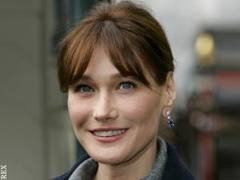
#> input picture images/orig_carla.jpeg, 240 x 180 px; its folder holds 4 pictures in this run
$ python test.py   (Python 2 division)   (older library calls are emulated)
#> lines starting #> are read from the running program, lines starting #| are printed output that depends on the picture
import Image,os

from scipy.ndimage import *
from scipy.misc import toimage
from numpy import *

import subprocess

out_dir = "target"

if not os.path.exists(out_dir):
    os.makedirs(out_dir)

def detect_blur(f):
#> called with f = 'carla'
  print "Processing %s" % f
  im = Image.open("images/orig_"+f+".jpeg")
#> im is the input picture: PIL image 240x180 RGB; mean R, G, B 102.4, 93.6, 81.5
  im = im.convert('F')
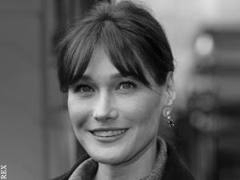
#> im: PIL image 240x180 F; min 1.2, max 234.9, mean 94.8
  im = array(im)

#> (the run stopped early here; a loop or call above may not have finished)
